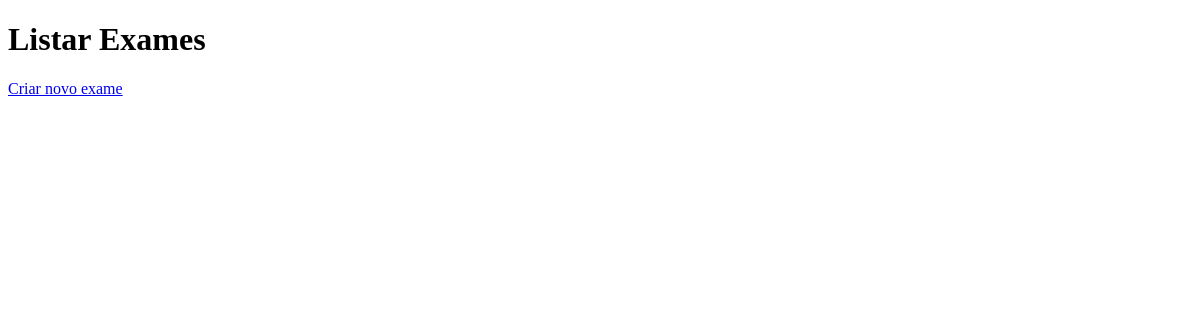
Before: /listar_exame/ with the older database file.
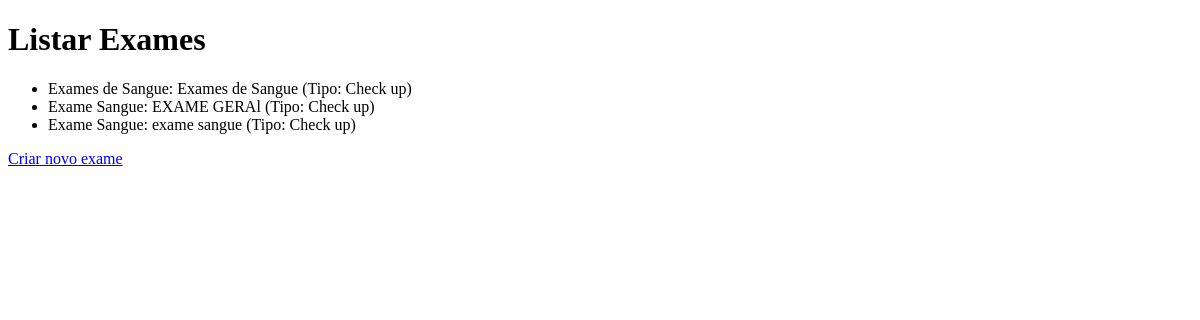
After: the same page with the newer database file.
### app_hospital_consulta/models.py (models this page shows)
class Exame(models.Model):
    id = models.AutoField(primary_key=True)
    nome = models.CharField(max_length=100)
    observacao = models.CharField(max_length=255)
    tipo_exame = models.ForeignKey(TipoExame, on_delete=models.CASCADE)

class TipoExame(models.Model):
    id = models.AutoField(primary_key=True)
    nome = models.CharField(max_length=100)
    descricao = models.CharField(max_length=255)

### app_hospital_consulta/views/views_exame.py (the view)
# urls.py: path('listar_exame/', views_exame.listar_exame, name='listar_exame'),
def listar_exame(request):
    exames = Exame.objects.all()
    return render(request, 'exame/todos_exame.html', {'exames': exames})

### app_hospital_consulta/templates/exame/todos_exame.html (shortened to what this page needs)
<!DOCTYPE html>
<html lang="en">
<head>
</head>
<body>
    <h1>Listar Exames</h1>
    <ul>
        {% for exame in exames %}
            <li>{{ exame.nome }}: {{ exame.observacao }} (Tipo: {{ exame.tipo_exame.nome }})</li>
        {% endfor %}
    </ul>
    <a href="{% url 'criar_exame' %}">Criar novo exame</a>
</body>
</html>

Changed rows visible on the page:
added Exame: nome "Exames de Sangue", observacao "Exames de Sangue", tipo_exame.nome "Check up"
added Exame: nome "Exame Sangue", observacao "EXAME GERAl", tipo_exame.nome "Check up"
added Exame: nome "Exame Sangue", observacao "exame sangue", tipo_exame.nome "Check up"
